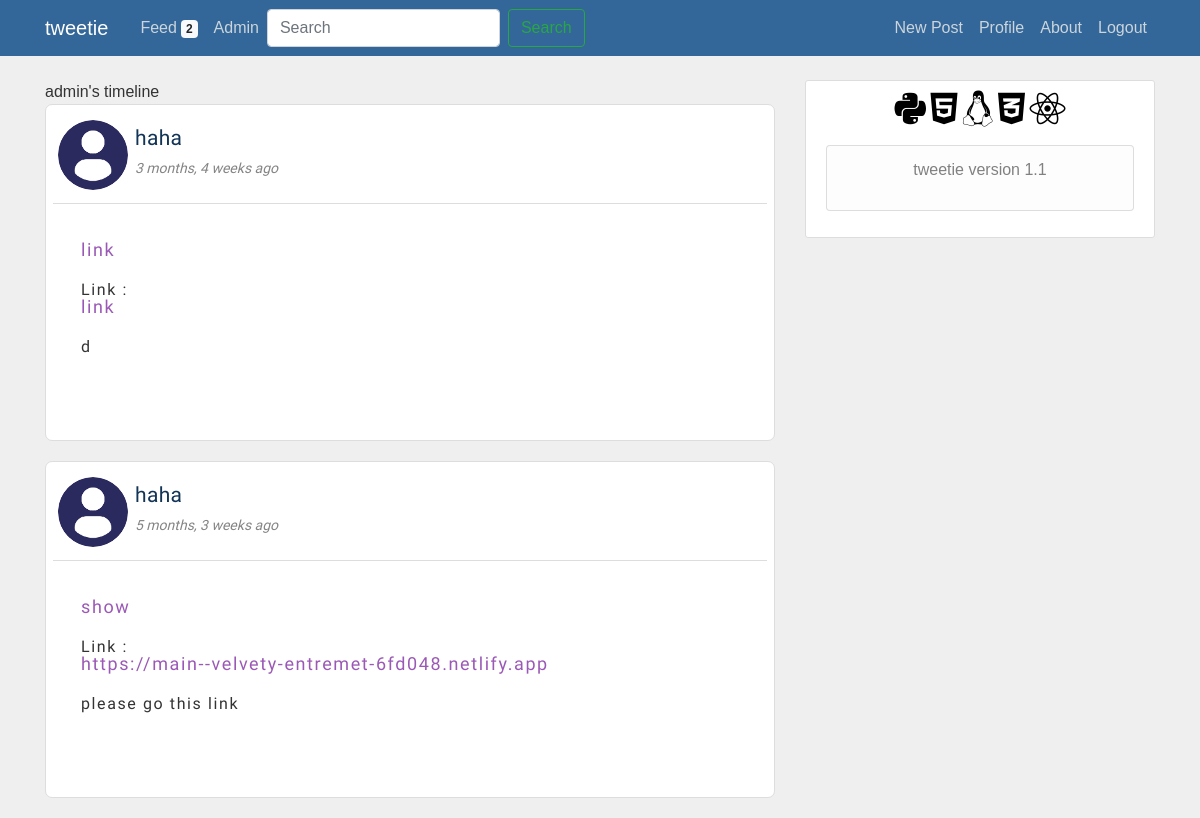
The page /user/haha (signed in) on the database its author committed.
### blog/models.py (models this page shows, shortened)
class Post(models.Model):
    title = models.CharField(max_length=50)
    link = models.TextField(default="#", blank=True, null=True)
    link_name = models.CharField(default="no more link",max_length=50, blank=True, null=True)
    content = models.TextField()
    date_posted = models.DateTimeField(default=timezone.now)
    author = models.ForeignKey(User, on_delete=models.CASCADE)

### users/models.py (models this page shows, shortened)
class Profile(models.Model):
    user = models.OneToOneField(User, on_delete=models.CASCADE)
    image = models.ImageField(default='images.png', upload_to='profile_pics')

### blog/views.py (the view)
# urls.py: path('user/<str:username>', UserPostListView.as_view(), name='user-posts'),
class UserPostListView(ListView):
    model = Post
    template_name = 'blog/user_posts.html'  # <app>/<model>_<viewtype>.html
    context_object_name = 'posts'
    def get_queryset(self):
        user = get_object_or_404(User, username=self.kwargs.get('username'))
        return Post.objects.filter(author=user).order_by('-date_posted')

### blog/templates/blog/user_posts.html (shortened to what this page needs)
{% extends "blog/base.html" %}
{% block content %}
{{ user.username }}'s timeline
{% if user.is_authenticated %}
    {% for post in posts %}
      <article class="post_box">
      <div class = 'post_header'>
         <div class = 'post_header_left'>
         		<div class = 'post_header_left_userprofile_image'>
             		 <img class="rounded_circle_img" src="{{ post.author.profile.image.url }}">
          		</div>
          		<div class = 'post_header_left_userprofile_fact'>
	               <a title = 'View All Post' class="user_name" href="{% url 'user-posts' post.author.username %}">{{ post.author }}</a>
	                <small class="date">{{ post.date_posted|timesince }} ago</small>
     		 </div>
         </div>
       </div>
            <div class="post_body">
                <div class = 'article'>
                <p class="article-content">
                     <a class="title" href="{% url 'post-detail' post.id %}">{{ post.title }}</a>
                     Link : <a class="title" href="{{ post.link }}">{{ post.link_name }}</a>
                	{{ post.content }}
                </p>
                </div>
            </div>
 </article>
    {% endfor %}
{% endif %}
{% endblock content %}

### blog/templates/blog/base.html (shortened to what this page needs)
{% load static %}
{% load humanize %}
<!DOCTYPE html>
<html>
<head>
    <link rel="stylesheet" href="https://maxcdn.bootstrapcdn.com/bootstrap/4.0.0/css/bootstrap.min.css">
    <link rel="stylesheet" type="text/css" href="{% static 'blog/main.css' %}">
</head>
<body>
    <header class="site-header">
      <nav class="navbar navbar-expand-md navbar-dark bg-steel fixed-top">
        <div class="container">
          <a class="navbar-brand mr-4" href="{% url 'blog-home' %}">tweetie</a>
          <div class="collapse navbar-collapse" id="navbarToggle">
            <div class="navbar-nav mr-auto">
              <a class="nav-item nav-link" href="{% url 'blog-home' %}">Feed
              {% if user.is_authenticated %}
                <span class="badge badge-light">{{ posts.count }}</span>
              {% endif %}
              </a>
                {% if request.user.is_staff %}
                    <a href="{% url 'admin:index' %}" class="nav-item nav-link">Admin</a>
                {% endif %}
                    <form class="form-inline" action="{% url 'search' %}" method="get">
                      <input class="form-control mr-sm-2" name="q" type="text" placeholder="Search" aria-label="Search">
                      <button class="btn btn-outline-success my-2 my-sm-0" type="submit">Search</button>
                    </form>
            </div>
            <div class="navbar-nav">
              {% if user.is_authenticated %}
                <a class="nav-item nav-link" href="{% url 'post-create' %}">New Post</a>
                <a class="nav-item nav-link" href="{% url 'profile' %}">Profile</a>
                <a class="nav-item nav-link" href="https://springzephyr.pythonanywhere.com/resume">About</a>
                <a class="nav-item nav-link" href="{% url 'logout' %}">Logout</a>
              {% else %}
                <a class="nav-item nav-link" href="{% url 'login' %}">Login</a>
                <a class="nav-item nav-link" href="{% url 'register' %}">Register</a>
              {% endif %}
            </div>
          </div>
        </div>
      </nav>
    </header>
    <main role="main" class="container">
      <div class="row">
        <div class="col-md-8">
          {% block content %}{% endblock %}
        </div>
        <div class="col-md-4">
          <div class="content-section">
                  <p class='text-muted' align='center'>
                  <i class='fab fa-python' style='font-size:36px;color:#000'></i>
                  <i class='fab fa-html5' style='font-size:36px;color:#000'></i>
                  <i class='fab fa-linux' style='font-size:36px;color:#000'></i>
                  <i class='fab fa-css3-alt' style='font-size:36px;color:#000'></i>
                  <i class='fab fa-react' style='font-size:36px;color:#000'></i>
                  <ul class="list-group">
                  <li class="list-group-item list-group-item-light">
                  <p align='center'><strong>tweetie version 1.1</strong></p>
                  </li>
                  </ul>
                  </p>
          </div>
        </div>
      </div>
    </main>
    </body>
</html>

### blog/static/blog/main.css (style rules this page uses)
body { background: #fafafa; color: #333333; margin-top: 5rem; font-family: 'Nunito', sans-serif; font-weight: 300; }
.col-md-8 { background-color: #efefef; }
.post_box { background: #ffffff; border: 1px solid #dddddd; border-radius: 7px; margin-bottom: 20px; font-family: monospace; }
.post_header { position: relative; padding: 10px 20px 10px 5px; display: flex; }
.post_header::before { position: absolute; content: ""; bottom: 0; left: 1%; width: 98%; height: 1px; background: #ddd; }
.post_header_left { position: relative; flex: 1; padding: 5px 7px 4px 7px; display: flex; }
.post_header_left_userprofile_image { position: relative; width: 70px; height: 70px; border-radius: 50%; }
.rounded_circle_img { position: absolute; width: 100%; height: 100%; object-fit: cover; }
.post_header_left_userprofile_fact { position: relative; width: auto; height: 70px; display: flex; flex-flow: column wrap; justify-content: center; align-items: flex-start; padding: 0 7px; }
.user_name { text-decoration: none; font-size: 1.2em; font-weight: 550; letter-spacing: .02rem; padding: 3px 0; text-align: left; color:#000; transition: text .1s ease-out; }
small.date { font-style: italic; opacity: .6; }
.article { display: flex; flex-flow: column wrap; }
p.article-content { padding: 5px 40px 7px 35px; line-height: 1.09rem; letter-spacing: .04rem; height: 150px; transition: height .2s; overflow: hidden; }
a.title { color: #000; display: block; padding: 5px 0 18px 0; text-decoration: none; font-size: 25px; font-weight: 650; }
ul { margin: 0; }
.bg-steel { background-color: #336699; }
.site-header .navbar-nav .nav-link { color: #cbd5db; }
.content-section { background: #ffffff; padding: 10px 20px; border: 1px solid #dddddd; border-radius: 3px; margin-bottom: 20px; }
.article-content { white-space: pre-line; }

### blog/templates/blog/base.html (style rules this page uses)
body { background-color: #efefef; }
.col-md-8 { background-color: #efefef; }
.post_box { background: #ffffff; border: 1px solid #dddddd; border-radius: 7px; margin-bottom: 20px; font-size: 20px; font-family: 'Padauk', sans-serif; }
.post_header { position: relative; padding: 10px 20px 10px 5px; display: flex; }
.post_header::before { position: absolute; content: ""; bottom: 0; left: 1%; width: 98%; height: 1px; background: #ddd; }
.post_header_left { position: relative; flex: 1; padding: 5px 7px 4px 7px; display: flex; }
.post_header_left_userprofile_image { position: relative; width: 70px; height: 70px; border-radius: 50%; }
.rounded_circle_img { position: absolute; width: 100%; height: 100%; object-fit: cover; border-radius: 50%; }
.post_header_left_userprofile_fact { position: relative; width: auto; height: 70px; display: flex; flex-flow: column wrap; justify-content: left; align-items: flex-start; padding: 0 7px; }
.user_name { text-decoration: none; font-size: 1.05em; font-weight: 250; letter-spacing: .02rem; padding: 3px 0; text-align: left; color:#123456; transition: text .1s ease-out; }
small.date { font-style: italic; font-size: 0.7em; font-family: 'Padauk', sans-serif; opacity: .6; }
.article { display: flex; flex-flow: column wrap; }
p.article-content { padding: 2px 40px 3px 35px; line-height: 1.09rem; letter-spacing: 0.1rem; font-size: 0.8em; font-family: 'Padauk', sans-serif; height: 220px; transition: height .2s; overflow-y: auto; }
a.title { color: #9b59b6; display: block; padding: 0px 0 5px 0; text-decoration: none; font-size: 18px; font-weight: 450; }

### rows shown on the page
Post: author.profile.image (picture), author "haha", date_posted "3 months, 4 weeks", title "link", link_name "link", content "d"
Post: author.profile.image (picture), author "haha", date_posted "5 months, 3 weeks", title "show", link_name "https://main--velvety-entremet-6fd048.netlify.app", content "please go this link"

### other values the page prints
{{ posts.count }} "2"
{{ user.username }} "admin"
